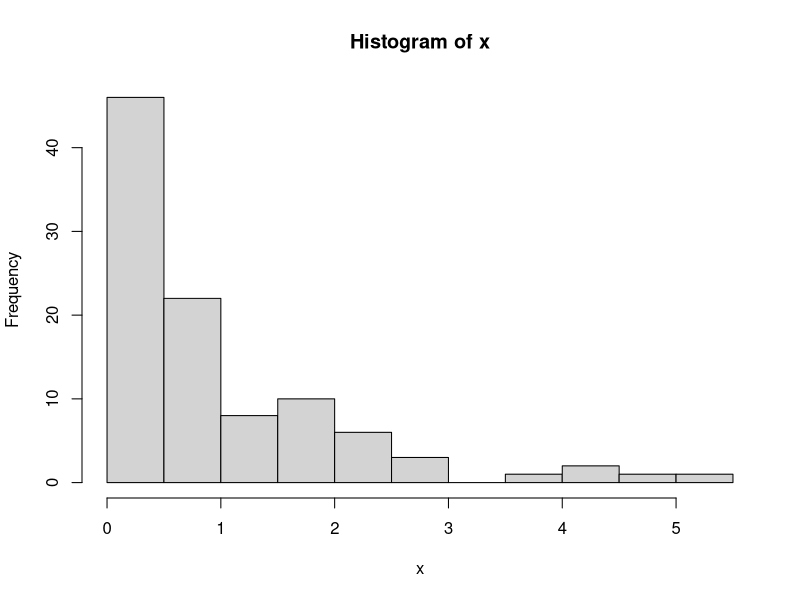
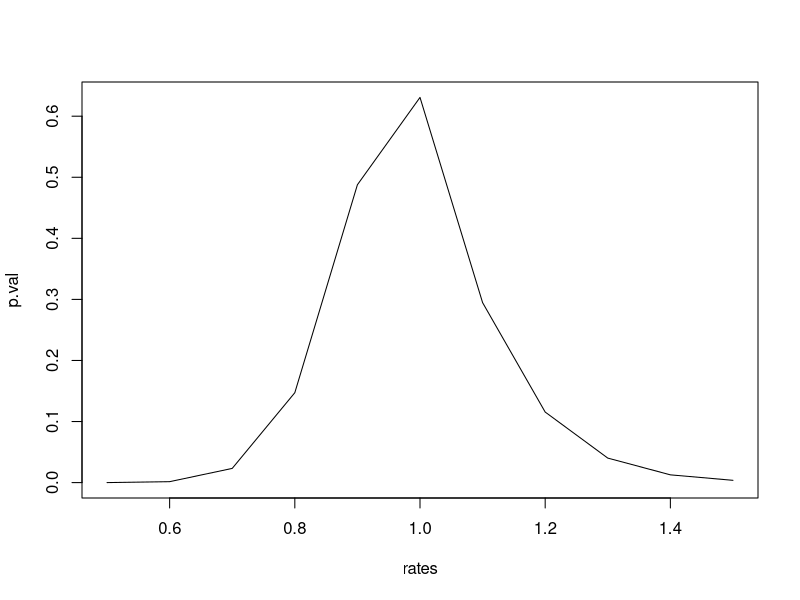
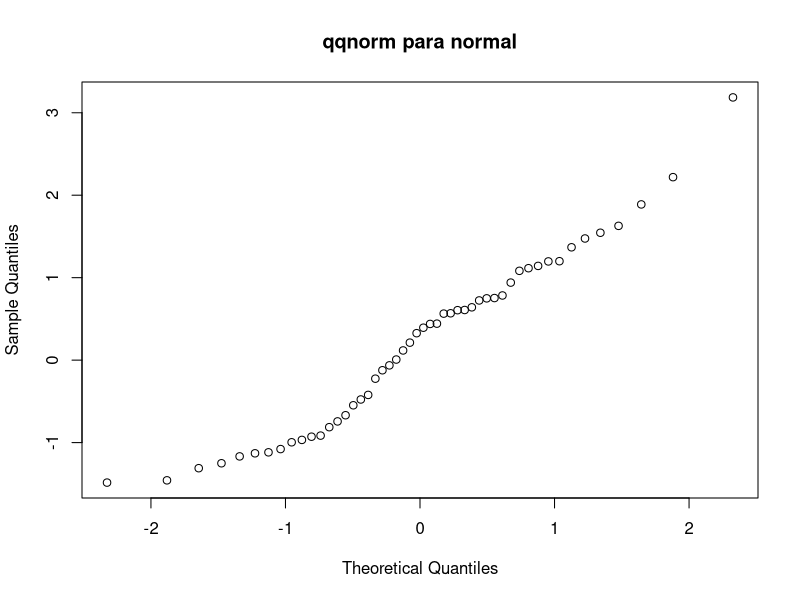
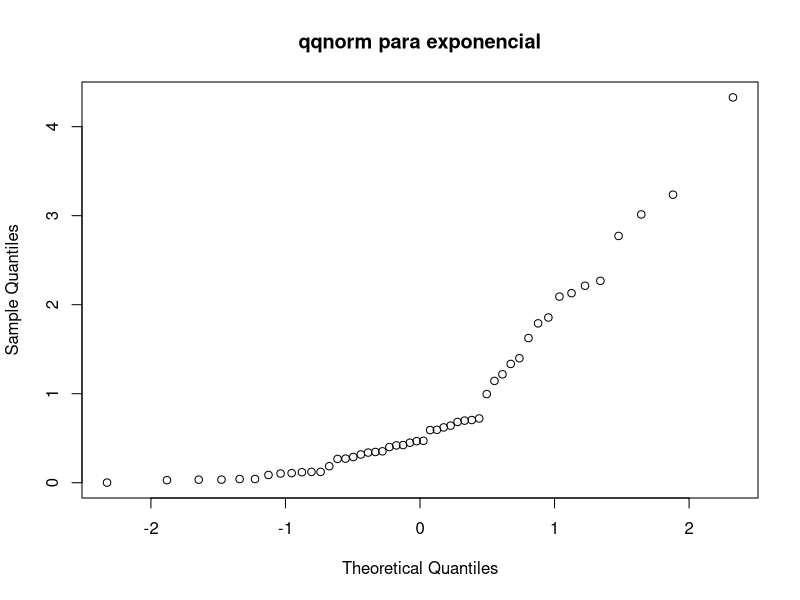
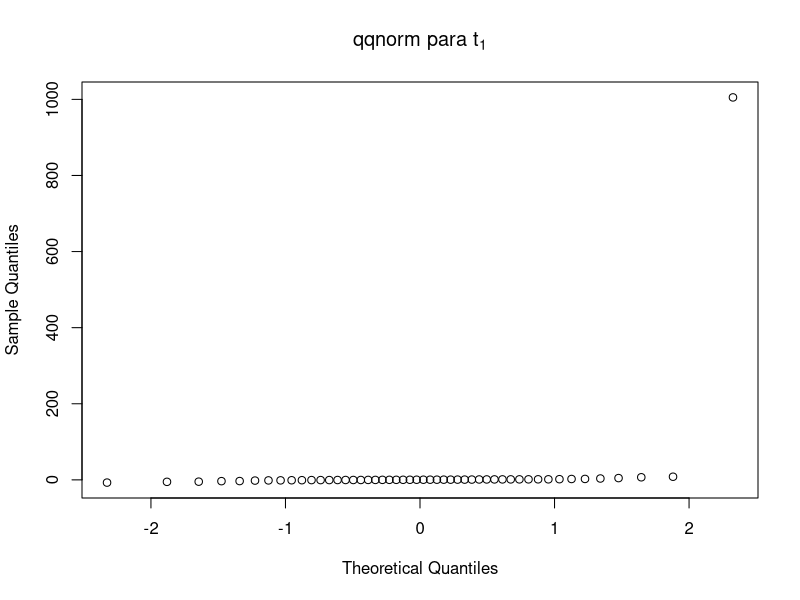
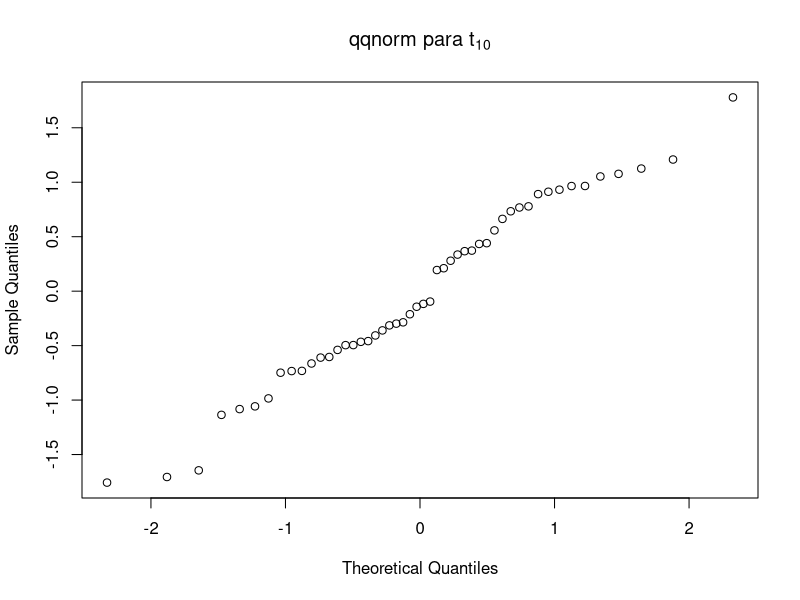

Reproduce these figures in R, in order.
## ---- chunk 1
x = rexp(100,rate=1)
ks.test(x,"pexp",rate=1)
ks.test(x,"pnorm",mean=0,sd=1)
## ---- chunk 2
hist(x)
## ---- chunk 3
m = rexp(50,1)
rates = seq(0.5,1.5,0.1)
p.val = sapply(rates, function(i) ks.test(m, "pexp", rate=i)$p.value)
plot(rates,p.val,"l")
## ---- chunk 4
qqnorm(rnorm(50), main="qqnorm para normal")
## ---- chunk 5
qqnorm(rexp(50), main="qqnorm para exponencial")
## ---- chunk 6
qqnorm(rt(50, df=1), main=expression(paste("qqnorm para ", t[1])))
qqnorm(rt(50,df=10), main=expression(paste("qqnorm para ", t[10])))
## ---- chunk 7
prostate = read.table("prostate.txt", sep=" ")
summary(prostate)
